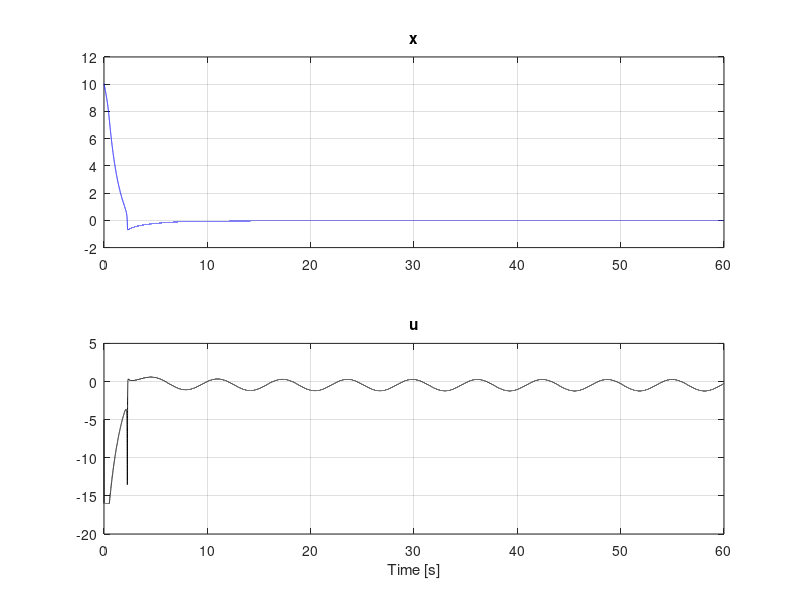
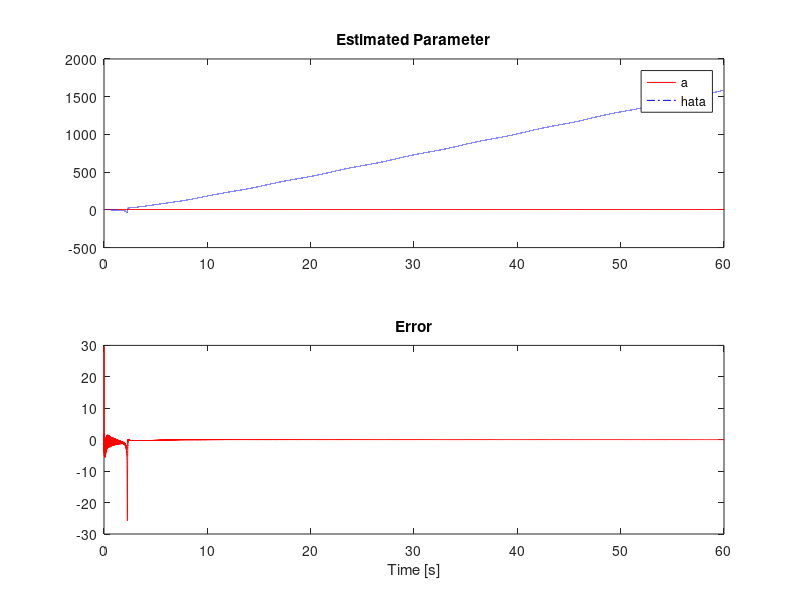
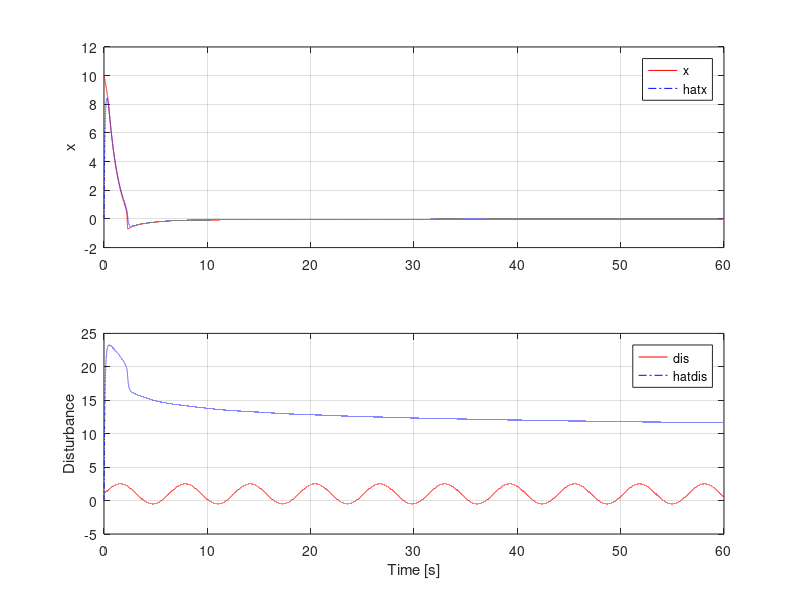

Write the MATLAB code that produced these figures, in order.
clc
close
clear
%% Preprare Simulation
% simulation parameters
dt = 0.0005;
N = 120000;
% system parameters
b = 2;
% initial data
x(1) = 10;
output(1) = 0;
regressor(1) = 0;
hata(1) = 0; 
hatx(1) = 0;
hatdis(1) = 0;
error_x(1) = 0;
% tunable parameters
lambda = 0.985;
P(1) = 100;
w_tuning = 5;
k1 = 2*w_tuning;
k2 = w_tuning^2;
for k = 1:N+1
    %% Controller
    u(k) = min(max((-x(k)-hata(k)*x(k)-hatdis(k))/b,-16),16);
    %% System
    a(k) = 2.5+0.5*rand+0.5*sin(dt*k);
    dis(k) = 1.5*sin(dt*k)+1;
    dx(k) = a(k)*x(k) + b*u(k) + dis(k);
    x(k+1) = x(k) + dt*dx(k);
    %% RLS
    error_RLS(k) = output(k) - hata(k)*regressor(k);
    g(k) = P(k)*regressor(k)*(lambda + regressor(k)'*P(k)*regressor(k))^(-1);
    P(k+1) = lambda^(-1)*P(k)-g(k)*regressor(k)'*lambda^(-1)*P(k);
    hata(k+1) = hata(k) + error_RLS(k)*g(k);
    output(k+1) = ( x(k+1)-x(k) )/dt - b*u(k) - hatdis(k);
    regressor(k+1) = x(k);
    %% ESO
    hatdx(k) = hata(k)*x(k) + b*u(k) + hatdis(k) + k1*error_x(k);
    hatddis(k) = k2*error_x(k);
    hatx(k+1) = hatx(k) + dt*hatdx(k);
    hatdis(k+1) = hatdis(k) + dt*hatddis(k);
    error_x(k+1) = x(k+1) - hatx(k+1);
end
%% Prepare Plot
index_time = ((1:N+1)-1)*dt;
index_data = 1:N+1;
%% Plot Output
figure('name','x')
subplot(2,1,1)
plot(index_time,x(index_data),'b-'); grid on;
title('x')
subplot(2,1,2)
plot(index_time,u(index_data),'k-'); grid on;
title('u');
xlabel('Time [s]'); 
%% Plot RLS
figure('name','RLS')
subplot(2,1,1)
plot(index_time, a(index_data),'r-',index_time, hata(index_data),'b-.');
title('Estimated Parameter'); legend('a','hata');
subplot(2,1,2)
plot(index_time, error_RLS(index_data),'r-');
title('Error')
xlabel('Time [s]');
%% Plot ESO
figure('name','ESO')
subplot(2,1,1)
plot(index_time, x(index_data),'r-',index_time, hatx(index_data),'b-.'); grid on;
ylabel('x');legend('x','hatx');
subplot(2,1,2)
plot(index_time, dis(index_data),'r-',index_time, hatdis(index_data),'b-.'); grid on;
ylabel('Disturbance');legend('dis','hatdis');
xlabel('Time [s]'); 